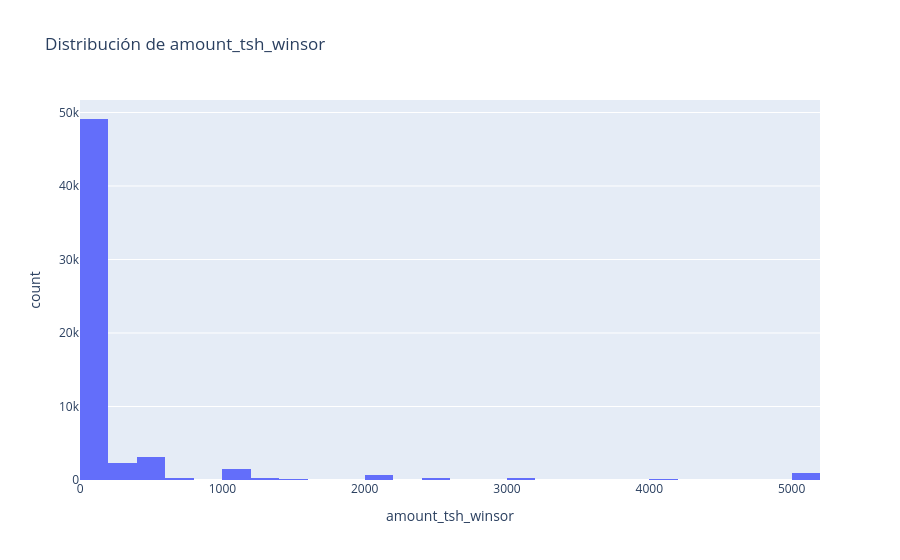

Notebook code cell kept with this figure:
### Code cell
from scipy.stats.mstats import winsorize

# Aplicar winsorize al 5% en cada extremo
# limits=(0.05, 0.05) significa 5% inferior y 5% superior
from scipy.stats.mstats import winsorize

df_pump['amount_tsh_winsor'] = winsorize(df_pump['amount_tsh'], limits=(0.01, 0.01))

fig = px.histogram(df_pump, x='amount_tsh_winsor', nbins=50, title='Distribución de amount_tsh_winsor')
fig.show()

#df_pump['amount_tsh_log'] = np.log1p(df_pump['amount_tsh'])

### Figure 1 — Plotly figure (JSON) as saved in the notebook; plotly's stock layout.template omitted (floating-point values rounded to 4 significant figures; data arrays with more than 128 entries replaced by an {"elided": "..."} marker saying what was removed)
{"data": [{"alignmentgroup": "True", "bingroup": "x", "hovertemplate": "amount_tsh_winsor=%{x}<br>count=%{y}<extra></extra>", "legendgroup": "", "marker": {"color": "#636efa", "pattern": {"shape": ""}}, "name": "", "nbinsx": 50, "offsetgroup": "", "orientation": "v", "showlegend": false, "type": "histogram", "x": {"elided": "59400 int values"}, "xaxis": "x", "yaxis": "y"}], "layout": {"autosize": true, "barmode": "relative", "legend": {"tracegroupgap": 0}, "title": {"text": "Distribución de amount_tsh_winsor"}, "xaxis": {"anchor": "y", "autorange": true, "domain": [0, 1], "range": [-0.5, 5200.0], "title": {"text": "amount_tsh_winsor"}, "type": "linear"}, "yaxis": {"anchor": "x", "autorange": true, "domain": [0, 1], "range": [0, 51700.0], "title": {"text": "count"}}}}
